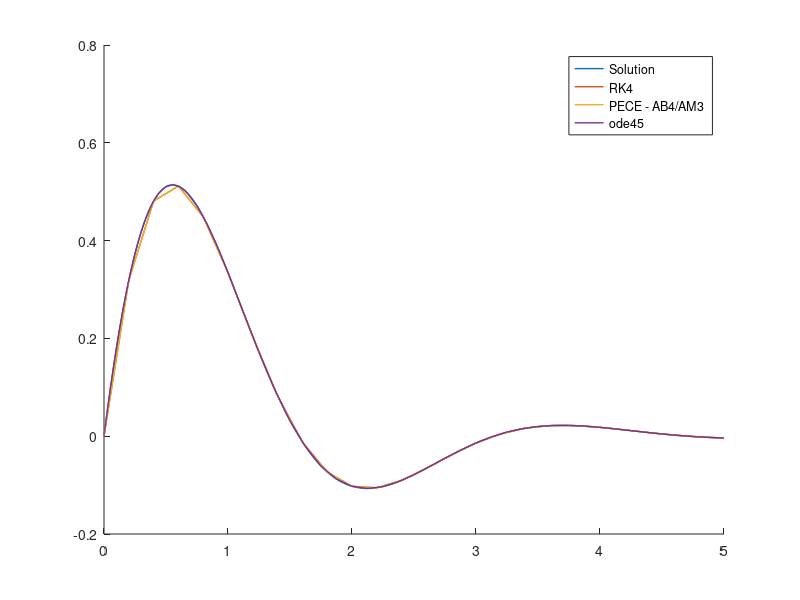

Write MATLAB code to recreate this figure.
function p2

clear all;
close all;
hold on;

% Actual solution.
_f = @(t) e.^(-t) .* sin(2 .* t);
_t = linspace(0, 5, 200);
_y = _f(_t);

plot(_t, _y, 'DisplayName', 'Solution', 'LineWidth', 1);
val = _f(3)

% Numerical Solutions
f = @(t, y) -y + 2 .* e^(-t) * cos(2*t);
h = 0.2; % Step Size
t = 0:h:5; % Interval
y = [0]; % Initial point
steps = length(t);

% RK4
for n = 1:(steps-1)

    % 4-Step
    k1 = f(t(n),	y(n));
    k2 = f(t(n) + h/2,	y(n) + (h/2) * k1);
    k3 = f(t(n) + h/2,	y(n) + (h/2) * k2);
    k4 = f(t(n) + h,	y(n) + h * k3);

    % Compute y_{n+1}
    y(n+1) = y(n) + (h/6) * (k1 + 2*k2 + 2*k3 + k4);

end

val = y((3/h) + 1)
err = norm(_f(3) - val, inf)
plot(t, y, 'DisplayName', 'RK4', 'LineWidth', 1);

% PECE
y = y(1:4); % Pull startup values from RK4

for n = 5:steps

    % P: 4-Step AB
    y(n) = y(n-1) + h * (
	(55/24) * f(t(n-1), y(n-1)) -
	(59/24) * f(t(n-2), y(n-2)) +
	(37/24) * f(t(n-3), y(n-3)) -
	(3/8)	* f(t(n-4), y(n-4))
    );

    % C: 3-Step AM
    y(n) = y(n-1) + h * (
	(3/8)	* f(t(n), y(n)) +
	(19/24)	* f(t(n-1), y(n-1)) -
	(5/24)	* f(t(n-2), y(n-2)) +
	(1/24)	* f(t(n-3), y(n-3))
    );

end

val = y((3/h) + 1)
err = norm(_f(3) - val, inf)
plot(t, y, 'DisplayName', 'PECE - AB4/AM3', 'LineWidth', 1);

% ODE45
% Note I am using octave, so the implementation may differ slightly 
% from the one provided by Matlab.

[solx, soly] = ode45(f, [0 5], [0 0]);
val = interp1(solx, soly(:,1), 3, method='linear')
err = norm(_f(3) - val, inf)
plot(solx, soly(:,1), 'DisplayName', 'ode45', 'LineWidth', 1);

legend('show');

end
